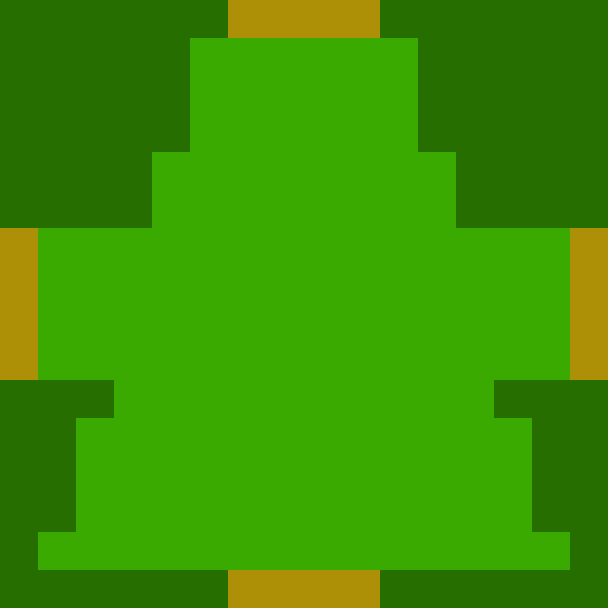

Below is a game level as drawn by its tile map, then a one-line description and the .tmx file that defines it, in full:
An orthogonal 16x16 tile map with 38x38 px tiles, 2 tile layers (walls, background).

<map version="1.10" tiledversion="1.10.2" orientation="orthogonal" renderorder="right-down" width="16" height="16" tilewidth="38" tileheight="38" infinite="0" nextlayerid="5" nextobjectid="1">
 <editorsettings>
  <export target="d1r2.json" format="json" />
 </editorsettings>
 <tileset firstgid="1" source="deltaworld.tsx" />
 <layer id="1" name="walls" width="16" height="16">
  <data encoding="csv">
2,2,2,2,2,2,0,0,0,0,2,2,2,2,2,2,
2,2,2,2,2,0,0,0,0,0,0,2,2,2,2,2,
2,2,2,2,2,0,0,0,0,0,0,2,2,2,2,2,
2,2,2,2,2,0,0,0,0,0,0,2,2,2,2,2,
2,2,2,2,0,0,0,0,0,0,0,0,2,2,2,2,
2,2,2,2,0,0,0,0,0,0,0,0,2,2,2,2,
0,0,0,0,0,0,0,0,0,0,0,0,0,0,0,0,
0,0,0,0,0,0,0,0,0,0,0,0,0,0,0,0,
0,0,0,0,0,0,0,0,0,0,0,0,0,0,0,0,
0,0,0,0,0,0,0,0,0,0,0,0,0,0,0,0,
2,2,2,0,0,0,0,0,0,0,0,0,0,2,2,2,
2,2,0,0,0,0,0,0,0,0,0,0,0,0,2,2,
2,2,0,0,0,0,0,0,0,0,0,0,0,0,2,2,
2,2,0,0,0,0,0,0,0,0,0,0,0,0,2,2,
2,0,0,0,0,0,0,0,0,0,0,0,0,0,0,2,
2,2,2,2,2,2,0,0,0,0,2,2,2,2,2,2
</data>
 </layer>
 <layer id="2" name="background" width="16" height="16">
  <data encoding="csv">
0,0,0,0,0,0,3,3,3,3,0,0,0,0,0,0,
0,0,0,0,0,1,1,1,1,1,1,0,0,0,0,0,
0,0,0,0,0,1,1,1,1,1,1,0,0,0,0,0,
0,0,0,0,0,1,1,1,1,1,1,0,0,0,0,0,
0,0,0,0,1,1,1,1,1,1,1,1,0,0,0,0,
0,0,0,0,1,1,1,1,1,1,1,1,0,0,0,0,
3,1,1,1,1,1,1,1,1,1,1,1,1,1,1,3,
3,1,1,1,1,1,1,1,1,1,1,1,1,1,1,3,
3,1,1,1,1,1,1,1,1,1,1,1,1,1,1,3,
3,1,1,1,1,1,1,1,1,1,1,1,1,1,1,3,
0,0,0,1,1,1,1,1,1,1,1,1,1,0,0,0,
0,0,1,1,1,1,1,1,1,1,1,1,1,1,0,0,
0,0,1,1,1,1,1,1,1,1,1,1,1,1,0,0,
0,0,1,1,1,1,1,1,1,1,1,1,1,1,0,0,
0,1,1,1,1,1,1,1,1,1,1,1,1,1,1,0,
0,0,0,0,0,0,3,3,3,3,0,0,0,0,0,0
</data>
 </layer>
</map>
